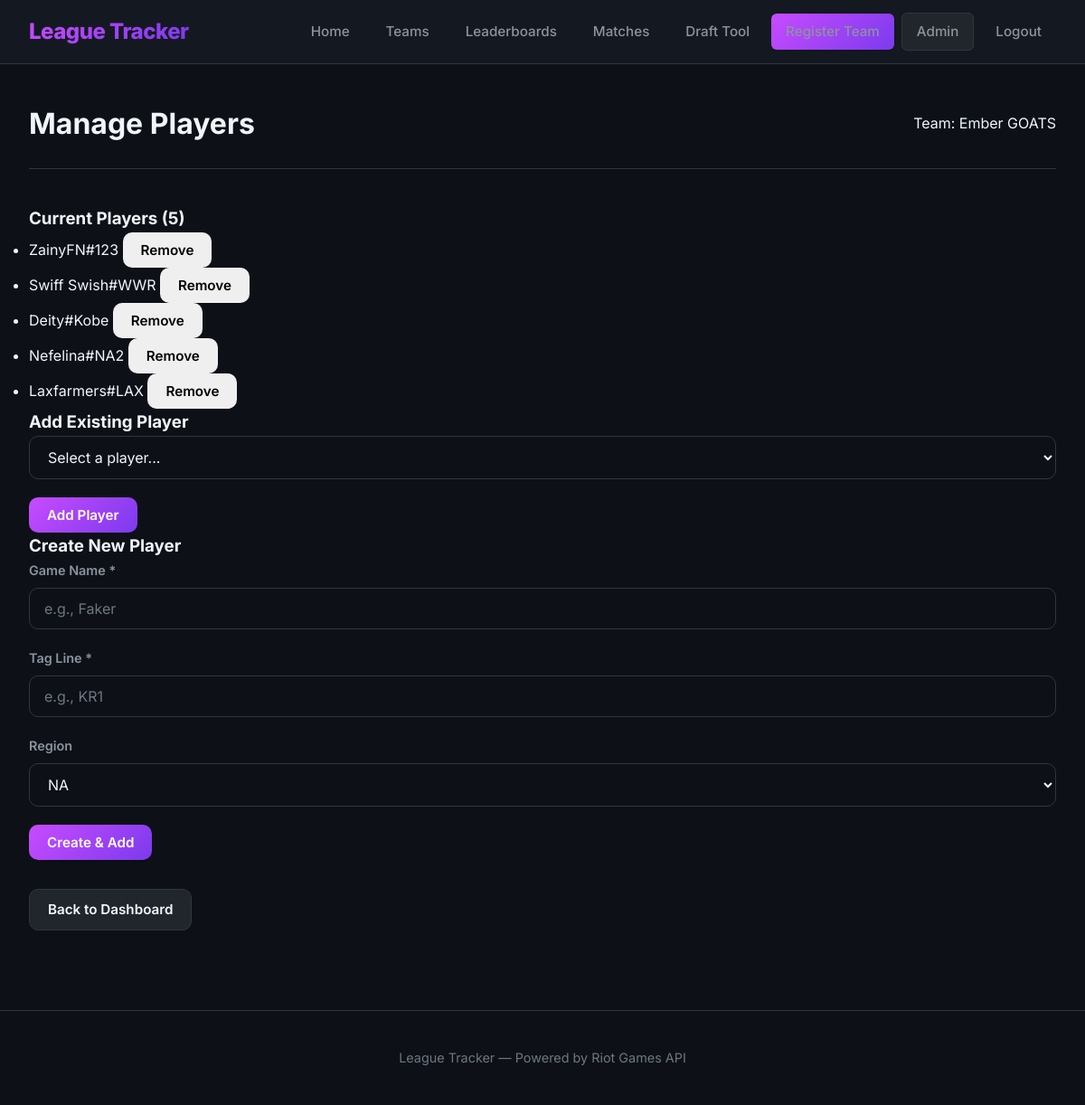
Screenshot of /admin/team/1/players (signed in) with the database file from the repository.
### league_tracker/src/database/__init__.py (models this page shows, shortened)
class Team(db.Model):
    __tablename__ = 'teams'
    id = db.Column(db.Integer, primary_key=True)
    name = db.Column(db.String(100), nullable=False, unique=True)
    created_at = db.Column(db.DateTime, default=db.func.current_timestamp())

class Player(db.Model):
    __tablename__ = 'players'
    id = db.Column(db.Integer, primary_key=True)
    puuid = db.Column(db.String(100), nullable=True)  # No UNIQUE constraint - may be NULL for players without Riot ID
    game_name = db.Column(db.String(50), nullable=False)
    tag_line = db.Column(db.String(10), nullable=False)
    region = db.Column(db.String(10), nullable=False)
    created_at = db.Column(db.DateTime, default=db.func.current_timestamp())

### league_tracker/app.py (the view, shortened to what this page needs)
    @app.route('/admin/team/<int:team_id>/players', methods=['GET', 'POST'])
    @admin_required
    def admin_manage_players(team_id):
        team = Team.query.get_or_404(team_id)
        all_players = Player.query.all()
        team_player_ids = [p.id for p in team.players]
        available_players = [p for p in all_players if p.id not in team_player_ids]
        return render_template('admin_manage_players.html',
                             team=team,
                             available_players=available_players)

### league_tracker/app.py (called while the page is built)
def admin_required(f):
    @wraps(f)
    def decorated_function(*args, **kwargs):
        if not session.get('admin_id'):
            flash('Please log in to access this page.', 'error')
            return redirect(url_for('admin_login'))
        return f(*args, **kwargs)
    return decorated_function

### league_tracker/templates/admin_manage_players.html (shortened to what this page needs)
{% extends "base.html" %}
{% block content %}
<div class="page-header">
    <h1>Manage Players</h1>
    <p>Team: {{ team.name }}</p>
</div>
<div class="two-column-layout">
    <div class="column">
        <div class="card">
            <h3>Current Players ({{ team.players|length }})</h3>
            {% if team.players %}
            <ul class="player-list">
                {% for player in team.players %}
                <li class="player-item">
                    <span>{{ player.game_name }}#{{ player.tag_line }}</span>
                    <form method="POST" style="display: inline;">
                        <button type="submit" class="btn btn-small btn-danger"
                                onclick="return confirm('Remove {{ player.game_name }}#{{ player.tag_line }} from this team?');">
                            Remove
                        </button>
                    </form>
                </li>
                {% endfor %}
            </ul>
            {% else %}
            <p class="empty-message">No players on this team yet.</p>
            {% endif %}
        </div>
    </div>
    <div class="column">
        <div class="card">
            <h3>Add Existing Player</h3>
            {% if available_players %}
            <form method="POST">
                <div class="form-group">
                    <select name="player_id" required>
                        <option value="">Select a player...</option>
                    </select>
                </div>
                <button type="submit" class="btn btn-primary">Add Player</button>
            </form>
            {% else %}
            <p class="empty-message">No available players to add.</p>
            {% endif %}
        </div>
        <div class="card">
            <h3>Create New Player</h3>
            <form method="POST">
                <div class="form-group">
                    <label>Game Name *</label>
                    <input type="text" name="game_name" required placeholder="e.g., Faker">
                </div>
                <div class="form-group">
                    <label>Tag Line *</label>
                    <input type="text" name="tag_line" required placeholder="e.g., KR1">
                </div>
                <div class="form-group">
                    <label>Region</label>
                    <select name="region">
                        <option value="na1">NA</option>
                    </select>
                </div>
                <button type="submit" class="btn btn-primary">Create & Add</button>
            </form>
        </div>
    </div>
</div>
<div style="margin-top: 2rem;">
    <a href="{{ url_for('admin_dashboard') }}" class="btn btn-secondary">Back to Dashboard</a>
</div>
{% endblock %}

### league_tracker/static/style.css (style rules this page uses)
* { margin: 0; padding: 0; box-sizing: border-box; }
:root { --bg-primary: #0d1117; --bg-secondary: #161b22; --bg-tertiary: #21262d; --bg-card: #1c2128; --border-color: #30363d; --text-primary: #f0f6fc; --text-secondary: #8b949e; --text-muted: #6e7681; --accent-primary: #c84bff; --accent-secondary: #7c3aed; --accent-gradient: linear-gradient(135deg, #c84bff 0%, #7c3aed 100%); --success: #3fb950; --warning: #d29922; --error: #f85149; --font-main: 'Inter', -apple-system, BlinkMacSystemFont, sans-serif; --font-mono: 'JetBrains Mono', monospace; --shadow-sm: 0 1px 2px rgba(0, 0, 0, 0.3); --shadow-md: 0 4px 12px rgba(0, 0, 0, 0.4); --shadow-lg: 0 8px 24px rgba(0, 0, 0, 0.5); --shadow-glow: 0 0 20px rgba(200, 75, 255, 0.3); --transition-fast: 0.15s ease; --transition-normal: 0.3s ease; --radius-sm: 6px; --radius-md: 10px; --radius-lg: 16px; --radius-xl: 24px; }
body { font-family: var(--font-main); background-color: var(--bg-primary); color: var(--text-primary); line-height: 1.6; min-height: 100vh; }
a { color: var(--accent-primary); text-decoration: none; transition: color var(--transition-fast); }
.btn { display: inline-flex; align-items: center; justify-content: center; gap: 0.5rem; padding: 0.625rem 1.25rem; border-radius: var(--radius-md); font-weight: 600; font-size: 0.95rem; cursor: pointer; border: none; text-decoration: none; transition: all var(--transition-fast); font-family: var(--font-main); }
.btn-primary { background: var(--accent-gradient); color: white; box-shadow: var(--shadow-sm), 0 0 0 0 rgba(200, 75, 255, 0); }
.btn-secondary { background-color: var(--bg-tertiary); color: var(--text-primary); border: 1px solid var(--border-color); }
.page-header { display: flex; justify-content: space-between; align-items: center; margin-bottom: 2.5rem; padding-bottom: 1.5rem; border-bottom: 1px solid var(--border-color); }
.page-header h1 { margin: 0; border: none; padding: 0; font-size: 2rem; font-weight: 700; }
.page-header h1::before { display: none; }
.form-group { margin-bottom: 1.25rem; }
.form-group label { display: block; margin-bottom: 0.5rem; font-weight: 600; font-size: 0.9rem; color: var(--text-secondary); }
.form-group input, .form-group select { width: 100%; padding: 0.75rem 1rem; border: 1px solid var(--border-color); border-radius: var(--radius-md); background-color: var(--bg-primary); color: var(--text-primary); font-size: 1rem; font-family: var(--font-main); transition: all var(--transition-fast); }
.form-group input::placeholder { color: var(--text-muted); }

### rows the page displays
Team: name "Ember GOATS"
Player: game_name "ZainyFN", tag_line "123"
Player: game_name "Swiff Swish", tag_line "WWR"
Player: game_name "Deity", tag_line "Kobe"
Player: game_name "Nefelina", tag_line "NA2"
Player: game_name "Laxfarmers", tag_line "LAX"

### other values shown
{{ team.players|length }} "5"
